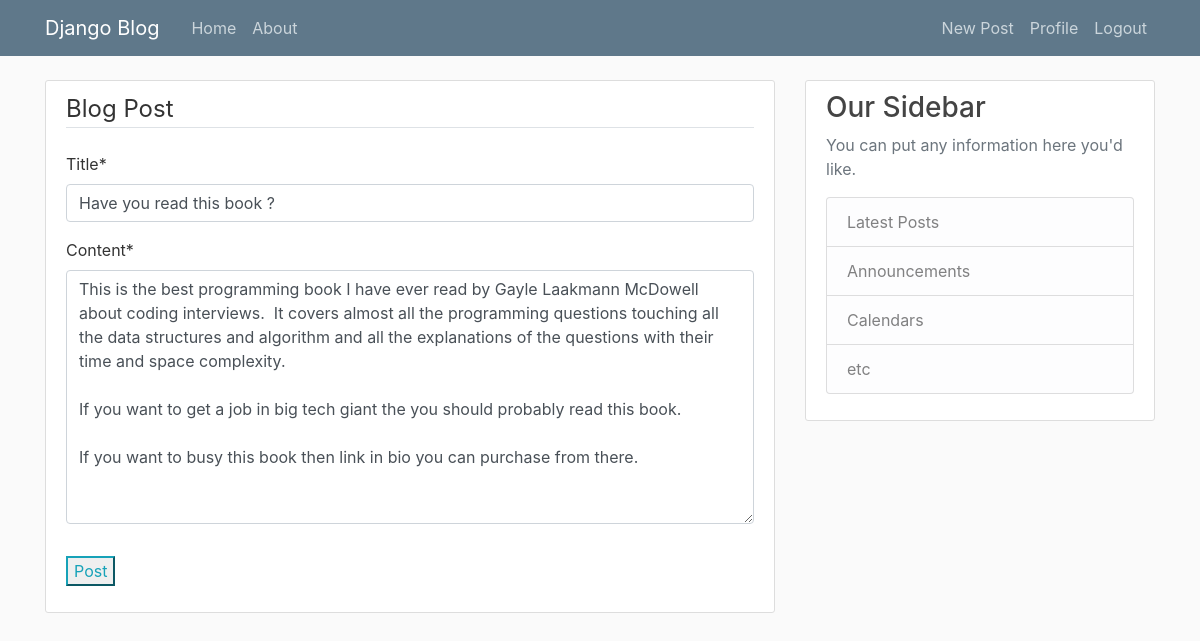
Screenshot of /post/11/update/ (signed in) with the database file from the repository.
### blog/models.py (models this page shows, shortened)
class Post(models.Model):
    title = models.CharField(max_length=100)
    content = models.TextField()
    date_posted = models.DateTimeField(default=timezone.now)
    author = models.ForeignKey(User, on_delete=models.CASCADE)

### blog/views.py (the view, shortened to what this page needs)
# urls.py: path('post/<int:pk>/update/', PostUpdateView.as_view(), name='post-update'),
class PostUpdateView(LoginRequiredMixin, UserPassesTestMixin, UpdateView):
    model = Post
    fields = ['title', 'content']
    def test_func(self):
        post = self.get_object()
        if self.request.user == post.author:
            return True
        return False

### blog/templates/blog/post_form.html (shortened to what this page needs)
{% extends "blog/base.html" %}
{% load crispy_forms_tags %}
{% block content %}
   <div class="content-section">
       <form method="POST">
           <fieldset class="form-group">
               <legend class="border-bottom mb-4">Blog Post</legend>
               {{ form|crispy }}
           </fieldset>
           <div class="form-group">
               <button class="btn-outline-info" type="submit">Post</button>
           </div>
       </form>
   </div>
{% endblock content%}

### blog/static/blog/main.css (style rules this page uses)
body { background: #fafafa; color: #333333; margin-top: 5rem; }
.content-section { background: #ffffff; padding: 10px 20px; border: 1px solid #dddddd; border-radius: 3px; margin-bottom: 20px; }

### rows the page displays
Post: title "Have you read this book ?", content "This is the best programming book I have ever read by Gayle Laakmann McDowell about coding interviews. It covers almost all the programming questions touching all the data structures and algorithm and all the explanations of the questions with their time and space complexity. If you want to get a job in big tech giant the you should probably read this book. If you want to busy this book then link in bio you can purchase from there."
